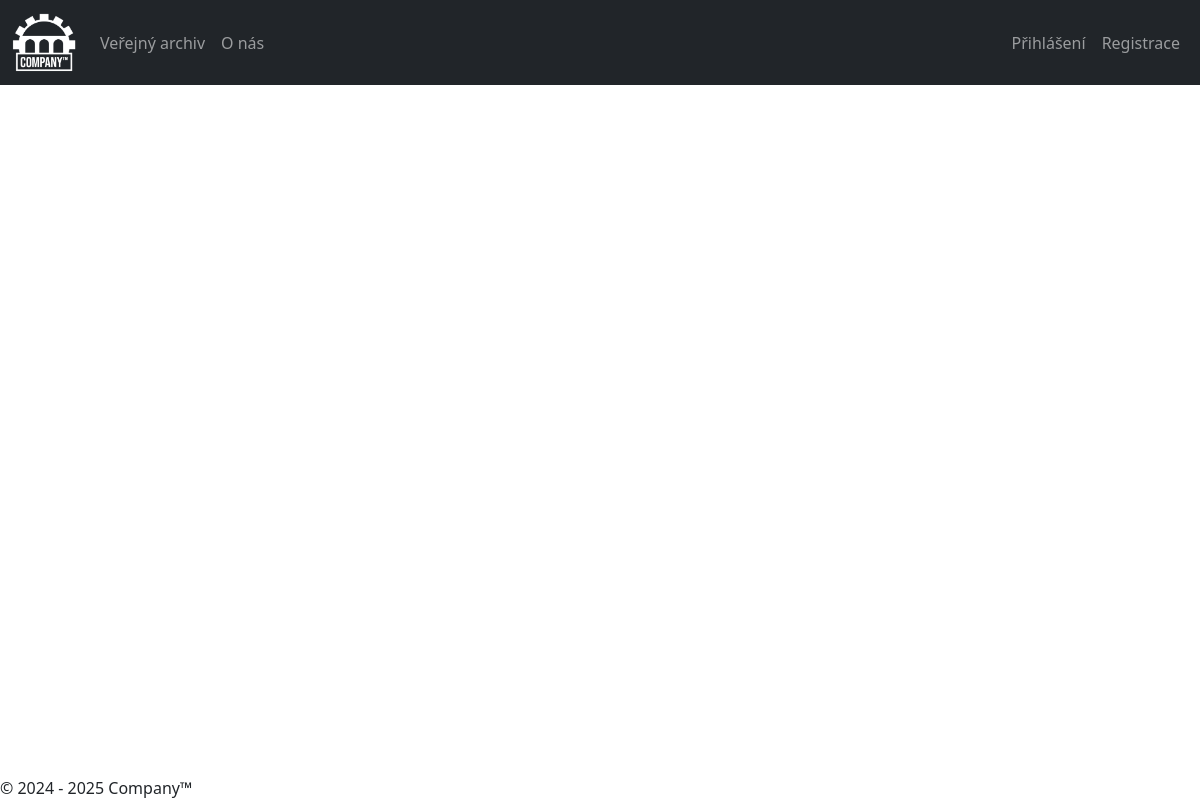
The app's page /public_archive, older data.
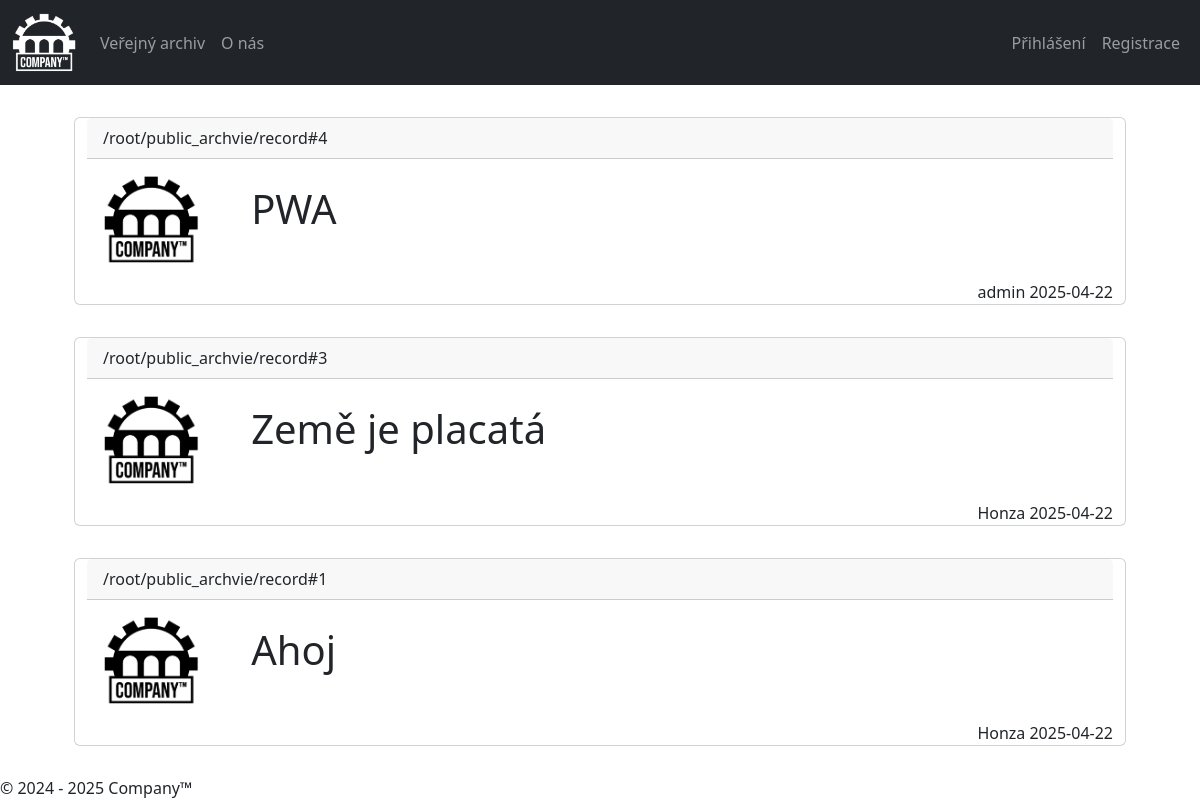
The same page, newer data.
### tables this page shows
CREATE TABLE public (
  id INTEGER PRIMARY KEY AUTOINCREMENT,
  title TEXT NOT NULL,
  content TEXT NOT NULL,
  img TEXT,
  autor_id INTEGER KEY,
  cration_date DATETIME NOT NULL);

CREATE TABLE users (
  id INTEGER PRIMARY KEY AUTOINCREMENT,
  name TEXT NOT NULL,
  email TEXT NOT NULL,
  password TEXT NOT NULL,
  UUID TEXT,
  check_code TEXT,
  is_employee BOOL NOT NULL,
  registration_date DATETIME NOT NULL);

### app.py (the view)
@app.route("/public_archive")
def public_arch():
    req = db.session.execute(text("SELECT public.id, public.title, users.name, public.cration_date FROM public JOIN users on public.autor_id = users.id ORDER BY public.id DESC"))
    return render_template("public.html", records = req.fetchall())

### app.py (called while the page is built)
@app.before_request
def create_db():
    if not hasattr(app, 'db_initialized'):
        db.create_all()
        app.db_initialized = True  # Zamezení opakovaného vytváření tabulek

### templates/public.html (shortened to what this page needs)
{% extends "core.html" %}
{% block content %}
    <div class="container">
        {% for item in records %}
            <div class="row" style="margin: 2rem;">
                <div class="card">
                    <div class="card-header">/root/public_archvie/record#{{item[0]}}</div>
                    <div class="card-body"><img style="margin-right: 3rem; width: 6rem;" src="static/ico.png" alt=""> <a style="text-decoration: none;" class="display-6 text-dark" href="/record/{{item[0]}}">{{item[1]}}</a></div>
                    <div style="text-align: right;" class="card-foorer">{{item[2]}} {{item[3]}}</div>
                </div>
            </div>
        {% endfor %}
{% endblock %}

### templates/core.html (shortened to what this page needs)
<!DOCTYPE html>
<html lang="cz">
<head>
    <link href="{{url_for('static',filename='bootstrap/bootstrap.css')}}" rel="stylesheet">
    <link href="{{url_for('static',filename='style.css')}}" rel="stylesheet">
</head>
<body>
    <header style="margin-bottom: 2rem;">
        <nav class="navbar navbar-expand-sm bg-dark navbar-dark">
            <div class="container-fluid">
              <a class="navbar-brand" href="/">
                <img src="/static/logo.png" alt="Logo" style="width:4rem;">
              </a>
              <ul class="navbar-nav me-auto">
                <li class="nav-item">
                  <a class="nav-link" href="{{url_for('public_arch')}}">Veřejný archiv</a>
                </li>
                <li class="nav-item">
                  <a class="nav-link" href="{{url_for('about')}}">O nás</a>
                </li>
              </ul>
              <ul class="navbar-nav">
                {% if session["username"] %}
                <li class="nav-item">
                  <a class="nav-link" href="{{url_for('logout')}}">Odhlásit se</a>
                </li>
                {% else %}
                <li class="nav-item">
                    <a class="nav-link" href="{{url_for('login')}}">Přihlášení</a>
                </li>
                <li class="nav-item">
                    <a class="nav-link" href="{{url_for('register')}}">Registrace</a>
                </li>
                {% endif %}
              </ul>
            </div>
          </nav>
    </header>
    <main>
        {% block content %}{% endblock %}
    </main>
    <footer>
        <div class="container-fluid">
            <div class="fixed-bottom">&copy; 2024 - 2025 Company™</div>
        </div>
    </footer>
</body>
</html>

Row changes from the older to the newer data that the page shows:
added public: id "4", title "PWA", name "admin", cration_date "2025-04-22"
added public: id "3", title "Země je placatá", name "Honza", cration_date "2025-04-22"
added public: id "1", title "Ahoj", name "Honza", cration_date "2025-04-22"
